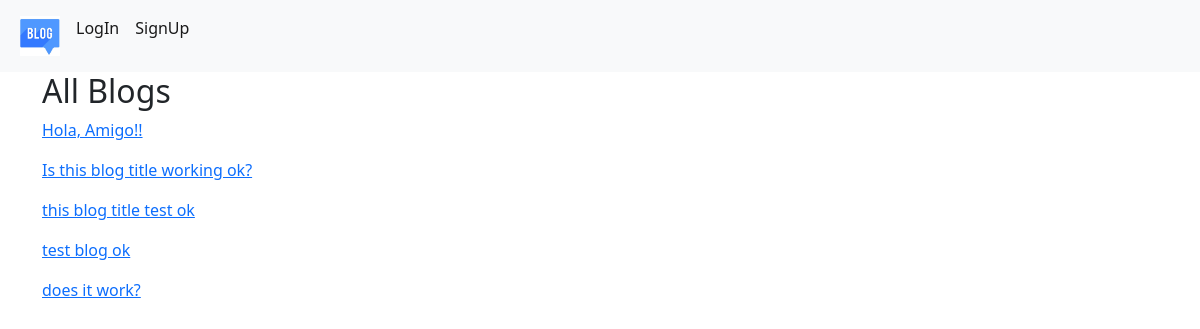
Page /blog/ on the earlier database version.
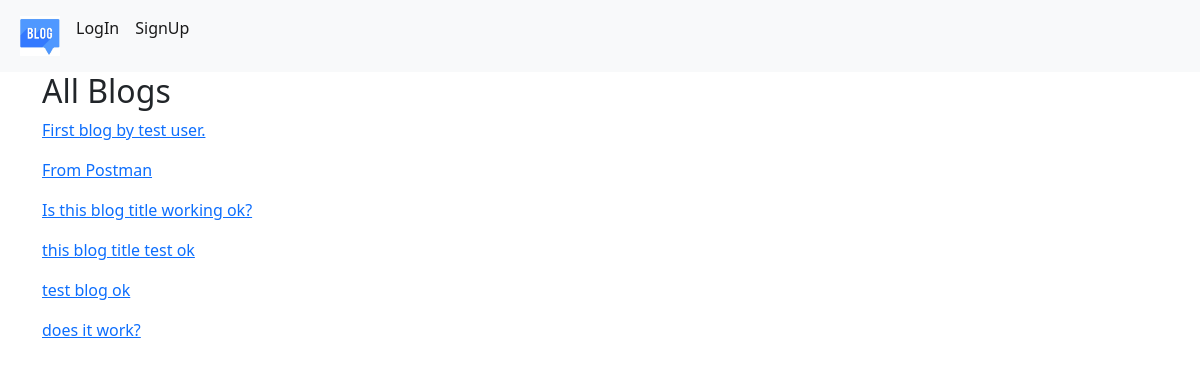
Same page on the later database version.
### Blog/models.py (models this page shows, shortened)
class Blog(models.Model):
    blogger = models.ForeignKey(User, null=True, on_delete = models.CASCADE, related_name = 'blogs')
    blog_title = models.CharField(max_length=264, verbose_name='Blog Title')
    slug = models.SlugField(unique=True, null=True)
    blog_post = models.TextField(max_length=10000, verbose_name="Blog Content")
    post_image = models.ImageField(upload_to='blog_images', blank=True, verbose_name='Image')
    publish_date = models.DateTimeField(auto_now_add=True)
    update_date = models.DateTimeField(auto_now=True)
    _og_title = None
    class Meta:
        ordering = ('-publish_date',)

### Blog/views.py (the view)
# urls.py: path('', views.Index.as_view(), name='home'),
class Index(ListView):
    model = Blog
    template_name = 'Blog/index.html'
    context_object_name = 'blogs'

### templates/Blog/index.html (shortened to what this page needs)
{% extends 'base.html' %}
{% block body %}
    <h2>All Blogs</h2>
    {% for blog in blogs %}
    <a href="{% url 'blog:single_blog' slug=blog.slug %}"><p>{{ blog.blog_title }}</p></a>
    {% endfor %}
{% endblock %}

Differences in the rows shown:
removed Blog: blog_title "Hola, Amigo!!"
added Blog: blog_title "First blog by test user."
added Blog: blog_title "From Postman"
